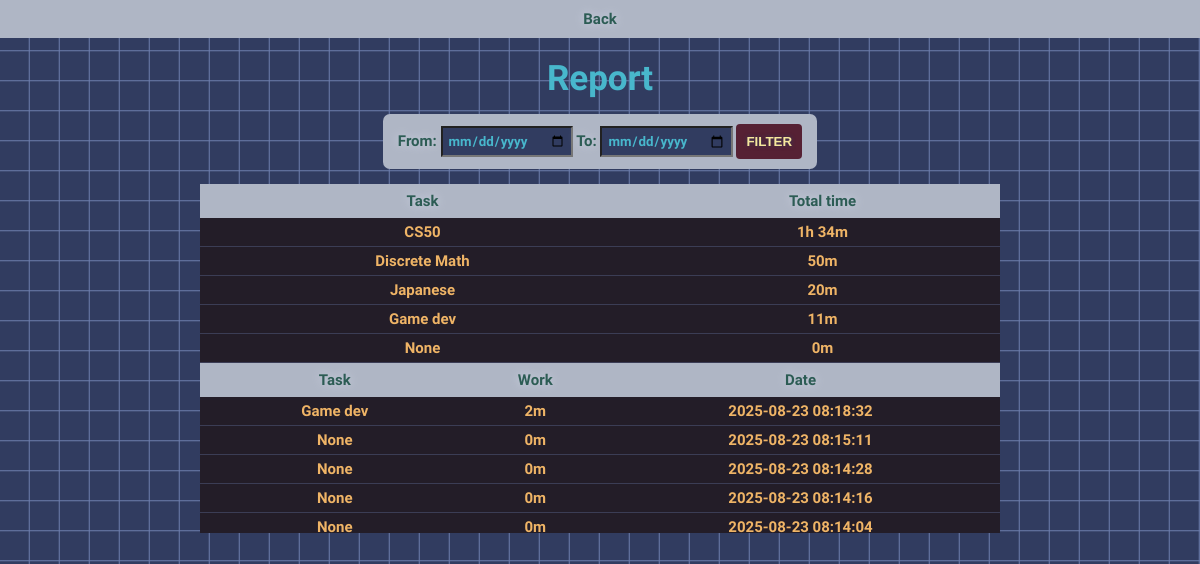
The app's page /statistics with its own data.
### tables this page shows
CREATE TABLE studies (id INTEGER PRIMARY KEY AUTOINCREMENT NOT NULL, name TEXT NOT NULL, work_time INTEGER NOT NULL, date TEXT NOT NULL DEFAULT current_timestamp);

### app.py (the view)
@app.route("/statistics", methods=["GET", "POST"])
def statistics():
    from_date = request.form.get("from-date")
    to_date = request.form.get("to-date")
    if (not from_date and not to_date):
        query = "SELECT * FROM studies ORDER BY date DESC"
        studies = db.execute(query)
        summaries = db.execute("SELECT name, SUM(work_time) as total_time FROM (" + query + ") GROUP BY name ORDER BY total_time DESC")
    elif (not to_date):
        query = "SELECT * FROM studies WHERE date >= ? ORDER BY date DESC"
        studies = db.execute(query, from_date)
        summaries = db.execute("SELECT name, SUM(work_time) as total_time FROM (" + query + ") GROUP BY name ORDER BY total_time DESC", from_date)
    else:
        query = "SELECT * FROM studies WHERE date >= ? AND DATE(date) <= ? ORDER BY date DESC"
        studies = db.execute(query, from_date, to_date)
        summaries = db.execute("SELECT name, SUM(work_time) as total_time FROM (" + query + ") GROUP BY name ORDER BY total_time DESC", from_date, to_date)
    return render_template("statistics.html", studies=studies, summaries=summaries)

### app.py (called while the page is built)
@app.after_request
def after_request(response):
    response.headers["Cache-Control"] = "no-cache, no-store, must-revalidate"
    response.headers["Expires"] = 0
    response.headers["Pragma"] = "no-cache"
    return response

### helper.py (called while the page is built)
def to_hours_minutes(minutes):
    hours = 0
    minutes = minutes
    while (minutes >= 60):
        hours += 1
        minutes -= 60
    if hours == 0:
        return f"{minutes}m"
    else:
        return f"{hours}h {minutes}m"

### templates/statistics.html (shortened to what this page needs)
{% extends "layout.html" %}
{% block body %}
<div class="top">
    <a href="/">Back</a>
</div>
<div class="middle">
    <h2 style="margin: 0;">Report</h2>
    <form action="/statistics" method="post" class="filter-form">
        From: <input name="from-date" type="date">
        To: <input name="to-date" type="date">
        <button type="submit">Filter</button>
    </form>
    <div class="summary-container">
        <table>
            <thead>
                <tr>
                    <th>Task</th>
                    <th>Total time</th>
                </tr>
            </thead>
            <tbody>
                {% for summary in summaries %}
                <tr>
                    <td>{{ summary.name }}</td>
                    <td>{{ summary.total_time | to_hours_minutes }}</td>
                </tr>
                {% endfor %}
            </tbody>
        </table>
    </div>
    <div class="record-container">
        <table>
            <thead>
                <tr>
                    <th>Task</th>
                    <th>Work</th>
                    <th>Date</th>
                </tr>
            </thead>
            <tbody>
                {% for study in studies %}
                    <tr>
                        <td>{{ study.name }}</td>
                        <td>{{ study.work_time | to_hours_minutes }}</td>
                        <td>{{ study.date }}</td>
                    </tr>
                {% endfor %}
            </tbody>
        </table>
    </div>
</div>
{% endblock %}

### templates/layout.html (shortened to what this page needs)
<!DOCTYPE html>
<html lang="en">
<head>
    <link href="/static/styles.css" rel="stylesheet">
</head>
<body>
    {% block body %}{% endblock %}
</body>
</html>

### static/styles.css (style rules this page uses)
body { background: #313c60; color: #2c5c54; text-shadow: 0 0 10px #cdd4e3; font-weight: bold; font-family: 'Michroma', sans-serif; font-size: 15px; margin: 0; min-height: 100vh; background-image: repeating-linear-gradient( 0deg, transparent, transparent 28px, #6d7ead 30px), repeating-linear-gradient( 90deg, transparent, transparent 28px, #6d7ead 30px); }
.top { display: flex; justify-content: space-around; padding: 10px; background: #afb6c5; }
.top a { color: #2c5c54; text-decoration: none; font-weight: bold; text-shadow: 0 0 10px #cdd4e3; }
.middle { display: flex; flex-direction: column; align-items: center; padding: 20px; }
h2 { font-size: 35px; }
h2, h3 { color: #48b7cc; text-shadow: none; position: relative; z-index: 1; margin: 5px 0; }
form { background: #afb6c5; padding: 20px; width: 300px; border-radius: 7px; }
form input, form select { background: #231d28; color: #efb466; font-family: inherit; padding: 5px; margin-top: 5px; margin-bottom: 15px; width: 100%; }
form button { background: #562134; border: none; padding: 10px; width: 100%; font-weight: bold; color: #f7e79c; cursor: pointer; text-transform: uppercase; border-radius: 4px; text-shadow: 0 0 4px #313c60 }
table { border-collapse: collapse; width: 90%; max-width: 800px; background: #231d28; border-radius: 7px; }
thead th { padding: 8px; text-align: center; position: sticky; top: 0; background: #afb6c5; }
tbody td { text-shadow: none; padding: 5px; text-align: center; color: #efb466; font-weight: bold; border-bottom: 1px solid #6d7ead55; }
tbody tr { background: #231d28; }
.filter-form { margin: 15px; background: #afb6c5; padding: 10px 15px; width: auto; }
.filter-form input { color: #48b7cc; font-weight: bold; background: #313c60; }
.filter-form input, .filter-form button { width: auto; margin: 0; }
.record-container { max-height: 170px; overflow-x: hidden; width: 90%; max-width: 800px; }
.record-container table { width: 100%; margin: 0; }
.summary-container { max-height: 200px; overflow-x: hidden; width: 90%; max-width: 800px; }
.summary-container table { width: 100%; margin: 0; }

### records on screen
studies: name "Game dev", work_time|to_hours_minutes "2m", date "2025-08-23 08:18:32"
studies: name "None", work_time|to_hours_minutes "0m", date "2025-08-23 08:15:11"
studies: name "None", work_time|to_hours_minutes "0m", date "2025-08-23 08:14:28"
studies: name "None", work_time|to_hours_minutes "0m", date "2025-08-23 08:14:16"
studies: name "None", work_time|to_hours_minutes "0m", date "2025-08-23 08:14:04"

### other values on screen
{{ summary.name }} "CS50" "Discrete Math" "Japanese" "Game dev" "None"
{{ summary.total_time | to_hours_minutes }} "1h 34m" "50m" "20m" "11m" "0m"
